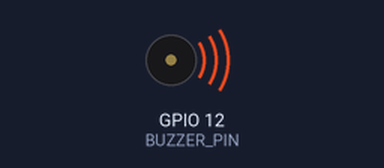
A sketch run on a simulated ESP32-S3. Shown: buzzer (waves = sounding).

Above: at 0.2 s.
Timing chart, 0 to 3.0 s (numbered marks = the images above):
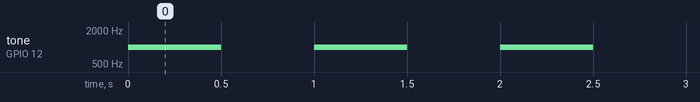

The sketch:

Buzzer_Test.ino
```cpp
// PASSIVE PIEZO TEST (ESP32-S3)
#define BUZZER_PIN 12

void setup() {
  pinMode(BUZZER_PIN, OUTPUT);
}

void loop() {
  tone(BUZZER_PIN, 1000);  // 1 kHz
  delay(500);
  noTone(BUZZER_PIN);
  delay(500);
}
```

Measured:
- by itself, tone on GPIO 12 (BUZZER_PIN): alternates 1000 Hz for 0.50 s and silent for 0.50 s
